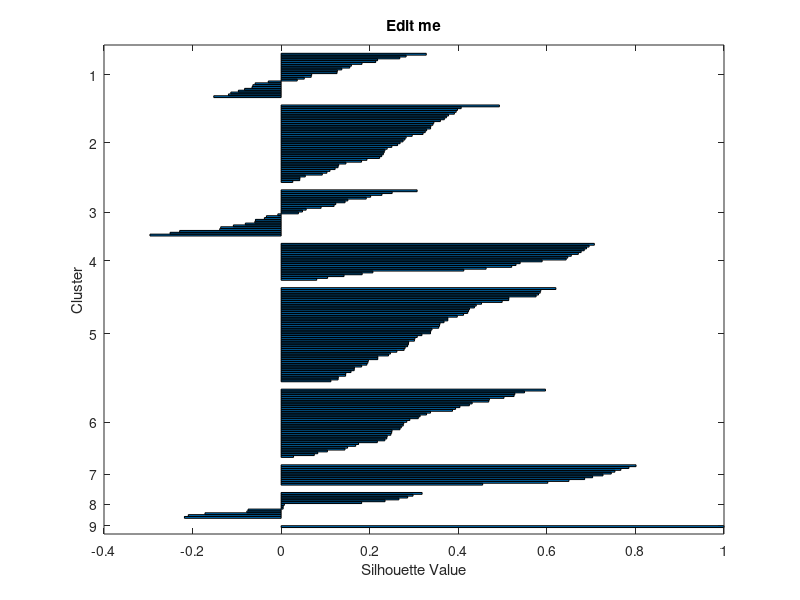

Reproduce this figure in MATLAB.
%1. load files
%2. run kmeans to get a column of groups (todo: design the kmeans)
%3. concatenate group with cnty_covid or cnty_census(better)
%note down additional work that we may need

load('COVIDbyCounty.mat');

[idx,C] = kmeans(CNTY_COVID, 9, 'Replicates', 20);

figure
silhouette(CNTY_COVID, idx);
title('Edit me');

%%
CNTY_COVID_d = diff(CNTY_COVID')';
CNTY_COVID_dd = diff(CNTY_COVID_d')';




%%
% put two vectors together to be a table
%k2 = titles((idx5 == 2),:);
%s2 = s((idx5 == 2),:);
%ks2 = [k2,s2];
%sks2 = sortrows(ks2,2);

Region_1 = CNTY_COVID(1:25,:);
Region_2 = CNTY_COVID(26:50,:);
Region_3 = CNTY_COVID(51:75,:);
Region_4 = CNTY_COVID(76:100,:);
Region_5 = CNTY_COVID(101:125,:);
Region_6 = CNTY_COVID(126:150,:);
Region_7 = CNTY_COVID(151:175,:);
Region_8 = CNTY_COVID(176:200,:);
Region_9 = CNTY_COVID(201:225,:);

New_England = Region_1;
Middle_Atlantic = Region_2;
East_North_Central = Region_3;
West_North_Central = Region_4;
South_Atlantic = Region_5;
East_South_Central = Region_6;
West_South_Central = Region_7;
Mountain = Region_8;
Pacific = Region_9;

index_1_storage = zeros(225, 1);
x = 1;
for index = 1:225
    if idx(index) == 1
        index_1_storage(x, 1) = index;
        x = x+1;
    end
end    

% Centriod_1 = 

